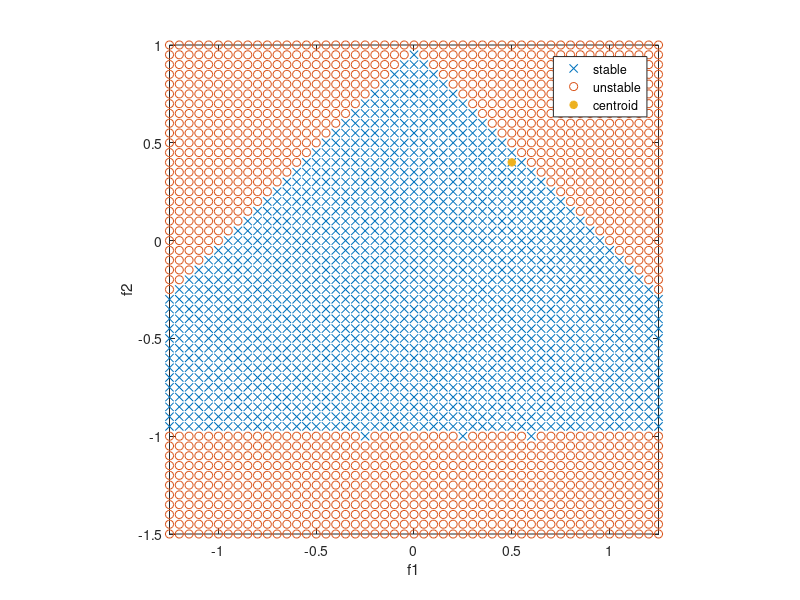

MATLAB code to generate this figure:
[f1 f2]=meshgrid(-1.25:.05:1.25, -1.5:.05:1);
mu1=0.5;
mu2=0.4;

% resample among those that are stable
stable=abs((f1.^2 + 4*f2).^(1/2)/2 - f1/2)<1 & abs(f1/2 + (f1.^2 + 4*f2).^(1/2)/2)<1;

% plot results
plot(f1(stable),f2(stable),'x')
hold on
plot(f1(~stable),f2(~stable),'o')
plot(mu1,mu2,'*','LineWidth',2)
hold off
xlabel('f1')
ylabel('f2')
legend('stable','unstable','centroid')
axis([-1.25 1.25 -1.5 1])
axis square
